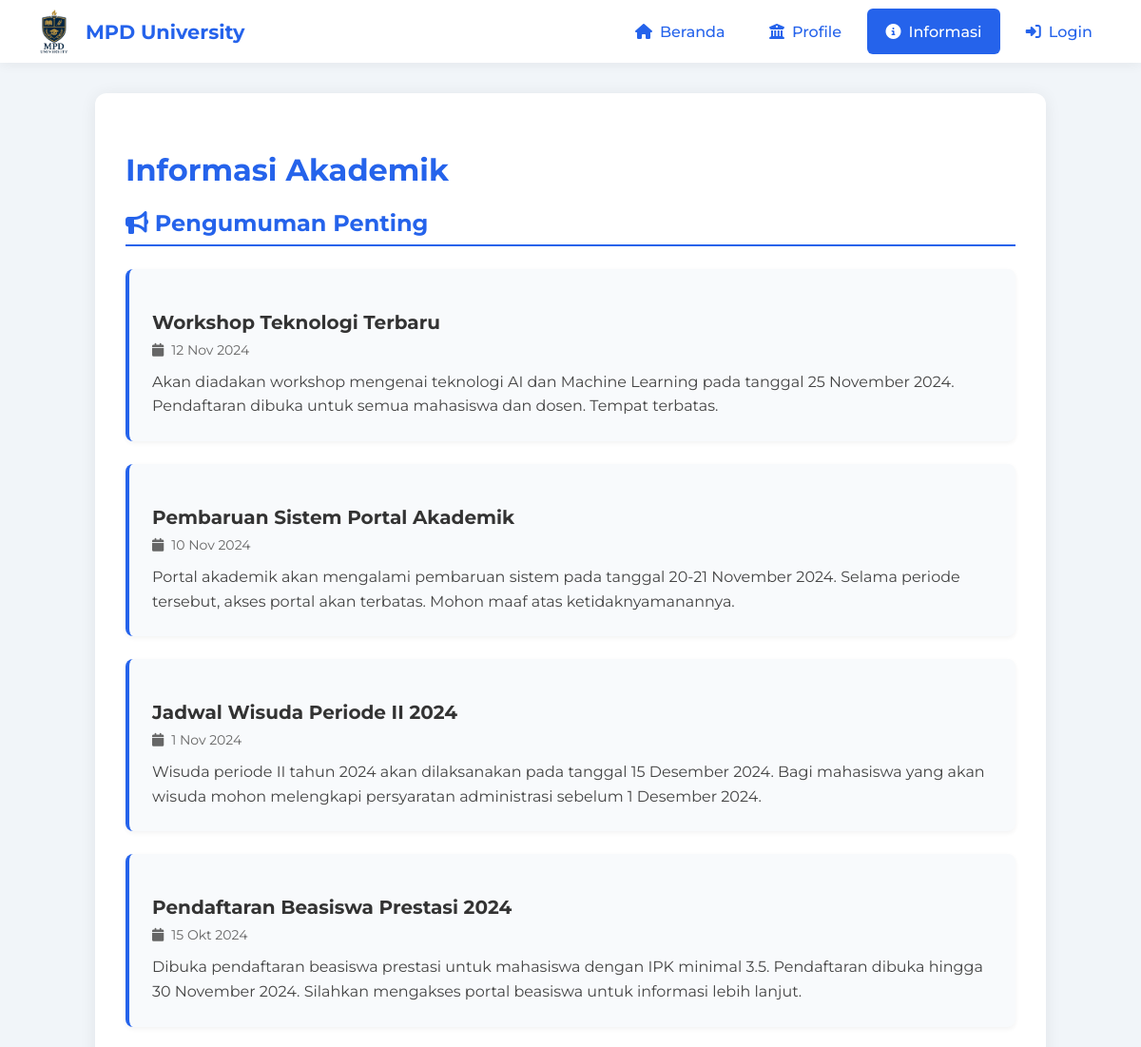
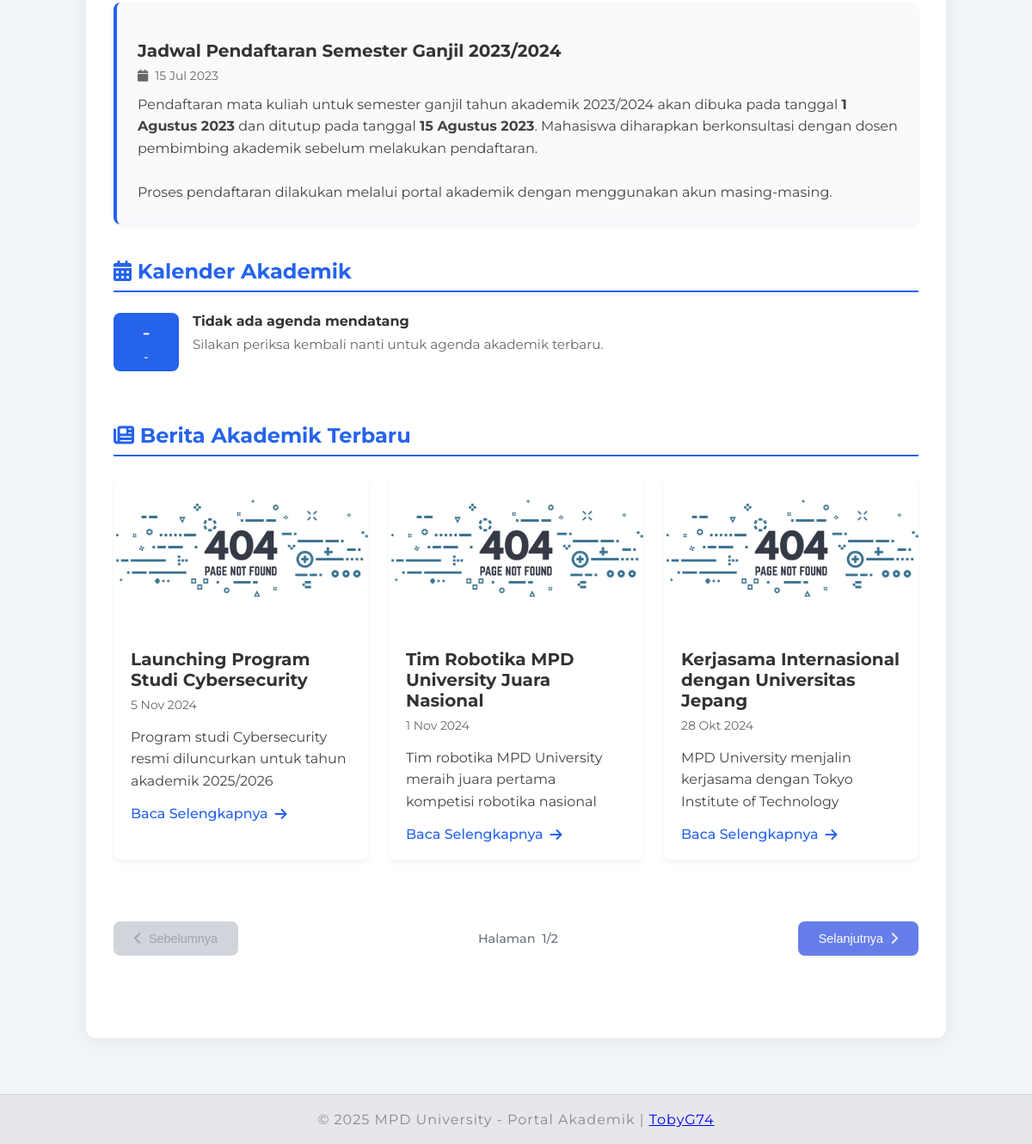
Page /akademik.php on the committed database (2 pictures, top to bottom).
### tables this page shows
CREATE TABLE pengumuman (
    id INT AUTO_INCREMENT PRIMARY KEY,
    judul VARCHAR(200) NOT NULL,
    isi TEXT,
    tanggal DATE NOT NULL,
    created_at DATETIME DEFAULT NOW()
);

### akademik.php (the view, shortened to what this page needs)
<?php
require_once 'koneksi.php';
$pengumuman_query = "SELECT * FROM pengumuman ORDER BY tanggal DESC LIMIT 5";
$pengumuman_result = mysqli_query($conn, $pengumuman_query);
$pengumuman_data = [];
while ($row = mysqli_fetch_assoc($pengumuman_result)) {
    $pengumuman_data[] = $row;
}
$kalender_data = [];
function formatIndonesianDate($date) {
    $months = [
        1 => 'Jan', 2 => 'Feb', 3 => 'Mar', 4 => 'Apr', 5 => 'Mei', 6 => 'Jun',
        7 => 'Jul', 8 => 'Agt', 9 => 'Sep', 10 => 'Okt', 11 => 'Nov', 12 => 'Des'
    ];
    $timestamp = strtotime($date);
    $day = date('j', $timestamp);
    $month = $months[date('n', $timestamp)];
    $year = date('Y', $timestamp);
    return "$day $month $year";
}
?>
<!DOCTYPE html>
<html lang="id">
<head>
    <link rel="stylesheet" href="assets/css/style.css">
    <link rel="stylesheet" href="assets/css/akademik.css">
    <link rel="stylesheet" href="https://cdnjs.cloudflare.com/ajax/libs/font-awesome/6.4.0/css/all.min.css">
    <link href="https://cdn.jsdelivr.net/npm/remixicon@2.5.0/fonts/remixicon.css" rel="stylesheet">
</head>
<body>
    <?php include 'includes/nav.php'; ?>
    <main>
        <div class="container">
            <h1 class="text-center mb-4">Informasi Akademik</h1>
            <section class="info-section">
                <h2 class="section-title"><i class="fa-solid fa-bullhorn mr-2"></i> Pengumuman Penting</h2>
                <?php foreach ($pengumuman_data as $pengumuman): ?>
                <div class="announcement-card">
                    <h3 class="announcement-title"><?php echo htmlspecialchars($pengumuman['judul']); ?></h3>
                    <div class="announcement-date">
                        <i class="fa-solid fa-calendar"></i> <?php echo formatIndonesianDate($pengumuman['tanggal']); ?>
                    </div>
                    <div class="announcement-content">
                        <?php
                        $content = htmlspecialchars($pengumuman['isi']);
                        $content = preg_replace('/\*\*(.*?)\*\*/', '<strong>$1</strong>', $content);
                        $content = nl2br($content);
                        echo $content;
                        ?>
                    </div>
                </div>
                <?php endforeach; ?>
            </section>
            <section class="info-section">
                <h2 class="section-title"><i class="fa-solid fa-calendar-alt mr-2"></i> Kalender Akademik</h2>
                <?php if (empty($kalender_data)): ?>
                <div class="calendar-item">
                    <div class="calendar-date">
                        <span class="day">-</span>
                        <span class="month">-</span>
                    </div>
                    <div class="calendar-info">
                        <h4>Tidak ada agenda mendatang</h4>
                        <p>Silakan periksa kembali nanti untuk agenda akademik terbaru.</p>
                    </div>
                </div>
                <?php endif; ?>
            </section>
            <section class="info-section">
                <h2 class="section-title"><i class="fa-solid fa-newspaper mr-2"></i> Berita Akademik Terbaru</h2>
                <div class="articles-container" id="articlesContainer">
                </div>
                <div class="article-navigation">
                    <button id="prevButton" class="nav-button" disabled>
                        <i class="fa-solid fa-chevron-left"></i> Sebelumnya
                    </button>
                    <div class="page-indicator">
                        Halaman &nbsp;<span id="currentPage">1</span> / <span id="totalPages">1</span>
                    </div>
                    <button id="nextButton" class="nav-button">
                        Selanjutnya <i class="fa-solid fa-chevron-right"></i>
                    </button>
                </div>
            </section>
        </div>
    </main>
    <?php include 'includes/footer.php'; ?>
</body>
</html>

### assets/css/style.css (style rules this page uses)
:root { --primary: #2563eb; --secondary: #f1f5f9; --text: #222; --accent: #fbbf24; --nav-bg: #fff; --nav-shadow: 0 2px 12px rgba(0, 0, 0, 0.06); }
html, body { height: 100%; margin: 0; padding: 0; }
body { font-family: "Montserrat", Arial, sans-serif; margin: 0; padding: 0; background: var(--secondary); color: var(--text); min-height: 100vh; display: flex; flex-direction: column; }
.container { max-width: 1000px; margin: 0 auto 2rem auto; background: #fff; padding: 2.5rem 2rem; border-radius: 12px; box-shadow: 0 2px 18px rgba(0, 0, 0, 0.07); width: 100%; box-sizing: border-box; }
main { flex: 1; display: flex; flex-direction: column; margin: 2rem 0; }
h1, h2, h3 { color: var(--primary); }

### assets/css/akademik.css (style rules this page uses)
.section-title { border-bottom: 2px solid var(--primary); padding-bottom: 0.5rem; margin-bottom: 1.5rem; color: var(--primary); }
.announcement-card { background-color: #f8fafc; border-radius: 8px; padding: 1.5rem; margin-bottom: 1.5rem; border-left: 4px solid var(--primary); box-shadow: 0 2px 5px rgba(0, 0, 0, 0.05); }
.announcement-title { font-size: 1.25rem; margin-bottom: 0.5rem; color: #333; }
.announcement-date { color: #666; font-size: 0.875rem; margin-bottom: 0.75rem; display: flex; align-items: center; gap: 0.5rem; }
.announcement-content { color: #444; line-height: 1.6; }
.calendar-item { display: flex; align-items: flex-start; gap: 1rem; margin-bottom: 1.25rem; padding-bottom: 1.25rem; border-bottom: 1px solid #eee; }
.calendar-item:last-child { border-bottom: none; }
.calendar-date { min-width: 60px; padding: 0.5rem; background-color: var(--primary); border-radius: 8px; color: white; text-align: center; font-weight: 500; }
.calendar-date .day { font-size: 1.5rem; display: block; margin-bottom: 0.25rem; }
.calendar-date .month { font-size: 0.875rem; text-transform: uppercase; }
.calendar-info h4 { margin: 0 0 0.5rem 0; color: #333; }
.calendar-info p { margin: 0; color: #666; font-size: 0.95rem; }
.articles-container { display: grid; grid-template-columns: 1fr; gap: 1.5rem; }
@media (min-width: 768px) { .articles-container { grid-template-columns: repeat(2, 1fr); } }
@media (min-width: 992px) { .articles-container { grid-template-columns: repeat(3, 1fr); } }
.info-section { margin-bottom: 2.5rem; }
.article-navigation { display: flex; justify-content: center; gap: 1rem; margin-top: 2rem; }
.nav-button { background-color: var(--primary); color: white; border: none; border-radius: 8px; padding: 0.75rem 1.5rem; font-weight: 500; cursor: pointer; display: flex; align-items: center; gap: 0.5rem; transition: background-color 0.3s ease; }
.nav-button:disabled { background-color: #93c5fd; cursor: not-allowed; }
.page-indicator { display: flex; align-items: center; color: #555; font-weight: 500; }
.article-navigation { display: flex; justify-content: space-between; align-items: center; margin-top: 2rem; padding: 1rem 0; }
.nav-button { padding: 0.75rem 1.5rem; background: #667eea; color: white; border: none; border-radius: 8px; cursor: pointer; font-size: 0.9rem; font-weight: 500; display: flex; align-items: center; gap: 0.5rem; transition: all 0.3s ease; }
.nav-button:disabled { background: #d1d5db; color: #9ca3af; cursor: not-allowed; transform: none; }
.page-indicator { font-size: 0.9rem; color: #6b7280; font-weight: 500; }

### rows in the picture
pengumuman: judul "Workshop Teknologi Terbaru", tanggal "12 Nov 2024", isi "Akan diadakan workshop mengenai teknologi AI dan Machine Learning pada tanggal 25 November 2024. Pendaftaran dibuka untuk semua mahasiswa dan dosen. Tempat terbatas."
pengumuman: judul "Pembaruan Sistem Portal Akademik", tanggal "10 Nov 2024", isi "Portal akademik akan mengalami pembaruan sistem pada tanggal 20-21 November 2024. Selama periode tersebut, akses portal akan terbatas. Mohon maaf atas ketidaknyamanannya."
pengumuman: judul "Jadwal Wisuda Periode II 2024", tanggal "1 Nov 2024", isi "Wisuda periode II tahun 2024 akan dilaksanakan pada tanggal 15 Desember 2024. Bagi mahasiswa yang akan wisuda mohon melengkapi persyaratan administrasi sebelum 1 Desember 2024."
pengumuman: judul "Pendaftaran Beasiswa Prestasi 2024", tanggal "15 Okt 2024", isi "Dibuka pendaftaran beasiswa prestasi untuk mahasiswa dengan IPK minimal 3.5. Pendaftaran dibuka hingga 30 November 2024. Silahkan mengakses portal beasiswa untuk informasi lebih lanjut."
pengumuman: judul "Jadwal Pendaftaran Semester Ganjil 2023/2024", tanggal "15 Jul 2023", isi "Pendaftaran mata kuliah untuk semester ganjil tahun akademik 2023/2024 akan dibuka pada tanggal 1 Agustus 2023 dan ditutup pada tanggal 15 Agustus 2023 . Mahasiswa diharapkan berkonsultasi dengan dosen pembimbing akademik sebelum melakukan pendaftaran. Proses pendaftaran dilakukan melalui portal akademik dengan menggunakan akun masing-masing."
